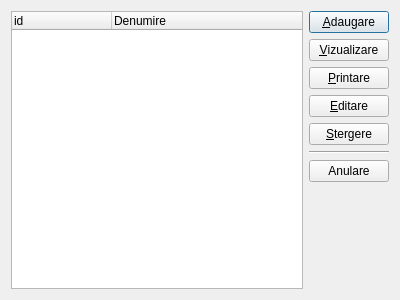
<?xml version="1.0" encoding="UTF-8"?>
<ui version="4.0">
 <class>Rapoarte</class>
 <widget class="QDialog" name="Rapoarte">
  <property name="geometry">
   <rect>
    <x>0</x>
    <y>0</y>
    <width>400</width>
    <height>300</height>
   </rect>
  </property>
  <property name="windowTitle">
   <string>Rapoarte Existente</string>
  </property>
  <property name="windowIcon">
   <iconset resource="../resources.qrc">
    <normaloff>:/rapoarte</normaloff>:/rapoarte</iconset>
  </property>
  <layout class="QHBoxLayout" name="horizontalLayout">
   <item>
    <widget class="QTreeWidget" name="treeWidget">
     <column>
      <property name="text">
       <string>id</string>
      </property>
     </column>
     <column>
      <property name="text">
       <string>Denumire</string>
      </property>
     </column>
    </widget>
   </item>
   <item>
    <layout class="QVBoxLayout" name="verticalLayout">
     <item>
      <widget class="QPushButton" name="addButton">
       <property name="enabled">
        <bool>true</bool>
       </property>
       <property name="text">
        <string>&amp;Adaugare</string>
       </property>
       <property name="icon">
        <iconset resource="../resources.qrc">
         <normaloff>:/add</normaloff>:/add</iconset>
       </property>
      </widget>
     </item>
     <item>
      <widget class="QPushButton" name="viewButton">
       <property name="text">
        <string>&amp;Vizualizare</string>
       </property>
       <property name="icon">
        <iconset resource="../resources.qrc">
         <normaloff>:/rapoarte</normaloff>:/rapoarte</iconset>
       </property>
      </widget>
     </item>
     <item>
      <widget class="QPushButton" name="printButton">
       <property name="text">
        <string>&amp;Printare</string>
       </property>
       <property name="icon">
        <iconset resource="../resources.qrc">
         <normaloff>:/print</normaloff>:/print</iconset>
       </property>
      </widget>
     </item>
     <item>
      <widget class="QPushButton" name="editButton">
       <property name="text">
        <string>&amp;Editare</string>
       </property>
       <property name="icon">
        <iconset resource="../resources.qrc">
         <normaloff>:/edit</normaloff>:/edit</iconset>
       </property>
      </widget>
     </item>
     <item>
      <widget class="QPushButton" name="deleteButton">
       <property name="text">
        <string>&amp;Stergere</string>
       </property>
       <property name="icon">
        <iconset resource="../resources.qrc">
         <normaloff>:/delete</normaloff>:/delete</iconset>
       </property>
      </widget>
     </item>
     <item>
      <widget class="Line" name="line">
       <property name="orientation">
        <enum>Qt::Horizontal</enum>
       </property>
      </widget>
     </item>
     <item>
      <widget class="QPushButton" name="cancelButton">
       <property name="text">
        <string>Anulare</string>
       </property>
       <property name="icon">
        <iconset resource="../resources.qrc">
         <normaloff>:/cancel</normaloff>:/cancel</iconset>
       </property>
      </widget>
     </item>
     <item>
      <widget class="QLabel" name="loadingLabel">
       <property name="text">
        <string/>
       </property>
      </widget>
     </item>
     <item>
      <spacer name="verticalSpacer">
       <property name="orientation">
        <enum>Qt::Vertical</enum>
       </property>
       <property name="sizeHint" stdset="0">
        <size>
         <width>20</width>
         <height>40</height>
        </size>
       </property>
      </spacer>
     </item>
    </layout>
   </item>
  </layout>
 </widget>
 <resources>
  <include location="../resources.qrc"/>
 </resources>
 <connections>
  <connection>
   <sender>cancelButton</sender>
   <signal>clicked()</signal>
   <receiver>Rapoarte</receiver>
   <slot>reject()</slot>
   <hints>
    <hint type="sourcelabel">
     <x>344</x>
     <y>155</y>
    </hint>
    <hint type="destinationlabel">
     <x>361</x>
     <y>233</y>
    </hint>
   </hints>
  </connection>
 </connections>
</ui>
